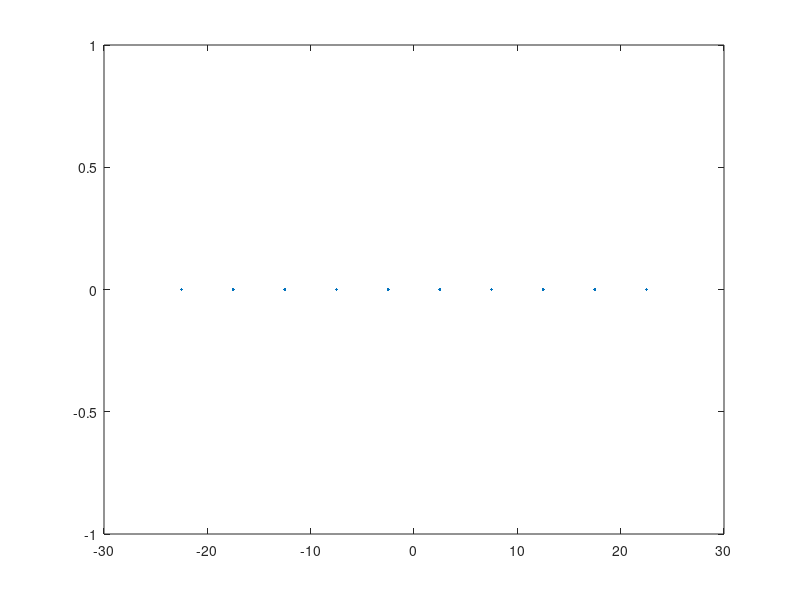

Here is the MATLAB script that generated this plot: (Note: this script raises an error after producing the figure.)
 addpath('disp_curves_tool')
%%
clear all 
close all

load('disp_curve')

% figure(1)
% plot(f_vec,k_a,f_vec,k_s)
% xlabel('f [Hz]')
% ylabel('k [rad/m]')
%%  Topologia
% ISSUE: replace this  this with a more general function 


% kwadrat 
dx = 5; 
x = (1:10).*dx;         x = x - mean(x);
y = (1:10).*dx;         y = y - mean(x);
y = zeros(size(x));

X = x; 
Y = y; 

% [X Y]  = meshgrid(x,y);
% X= reshape(X,1, length(x)*length(y));
% Y= reshape(Y,1,length(x)*length(y));

figure(2),
plot(X,Y,'.')
%% signal parameters 
exct.fs = 2.56e6;
exct.n_sampl = 2048; 

exct.f_exc = 100e3; 
exct.n_cycl = 3; 

[w indF] = min(abs(exct.f_exc - f_vec));
wave.vph = 2*pi*f_vec(indF)./k_a(indF);     % phase velocity in m/s
%% simulate dispersive responses 
target.x = 500; 
target.y = 500; 

Res = zeros(size(X,1), size(X,2), exct.n_sampl);
for i = 1:size(X,1)
 
    for j = 1:size(X,2)
        
        d = sqrt((X(i,j)-target.x).^2+(Y(i,j)-target.y).^2); 
        resp_a = dispResponse(f_vec,k_a,exct.fs,exct.n_sampl,exct.f_exc,exct.n_cycl,d);
        Res(i,j,:) =  resp_a;
    end
    disp(i/size(X,1)*100)
end

figure(3) 
plot(squeeze(Res)')
%% plane wave beamforming for ULA


theta = 0:360;     % azimuth in deg
r = 0:1000; 

[im.x im.y] = meshgrid(theta,r); 
im.C = zeros(size(im.x,1), size(im.x,2));

for i = 45%:length (theta) 
    
  
   delay = round( X .* sind(theta(i)) * 1e-3 / wave.vph * exct.fs);
    
    
   return
end
